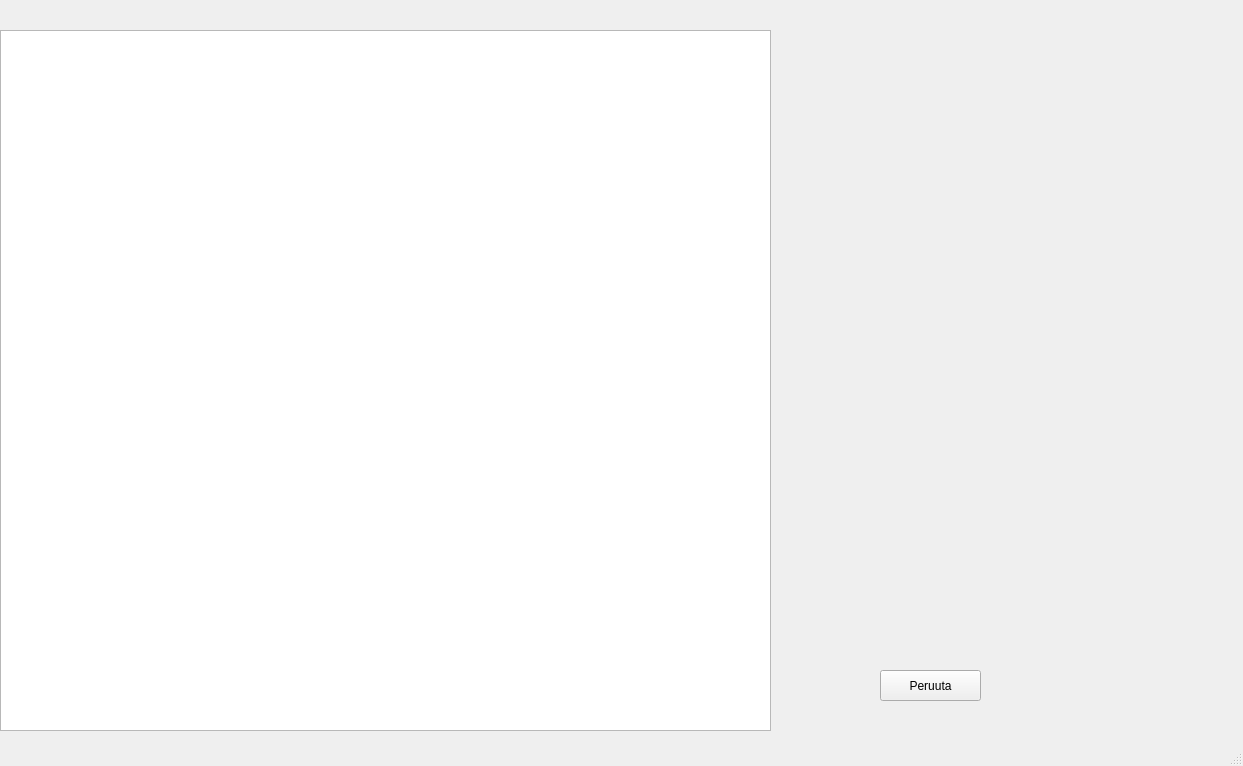
<?xml version="1.0" encoding="UTF-8"?>
<ui version="4.0">
 <class>Tilitapahtumat</class>
 <widget class="QMainWindow" name="Tilitapahtumat">
  <property name="geometry">
   <rect>
    <x>0</x>
    <y>0</y>
    <width>1243</width>
    <height>766</height>
   </rect>
  </property>
  <property name="windowTitle">
   <string>MainWindow</string>
  </property>
  <widget class="QWidget" name="centralwidget">
   <widget class="QTableView" name="tableView">
    <property name="geometry">
     <rect>
      <x>0</x>
      <y>30</y>
      <width>771</width>
      <height>701</height>
     </rect>
    </property>
   </widget>
   <widget class="QPushButton" name="pushButton_peruuta">
    <property name="geometry">
     <rect>
      <x>880</x>
      <y>670</y>
      <width>101</width>
      <height>31</height>
     </rect>
    </property>
    <property name="text">
     <string>Peruuta</string>
    </property>
   </widget>
  </widget>
  <widget class="QMenuBar" name="menubar">
   <property name="geometry">
    <rect>
     <x>0</x>
     <y>0</y>
     <width>1243</width>
     <height>27</height>
    </rect>
   </property>
  </widget>
  <widget class="QStatusBar" name="statusbar"/>
 </widget>
 <resources/>
 <connections/>
</ui>
